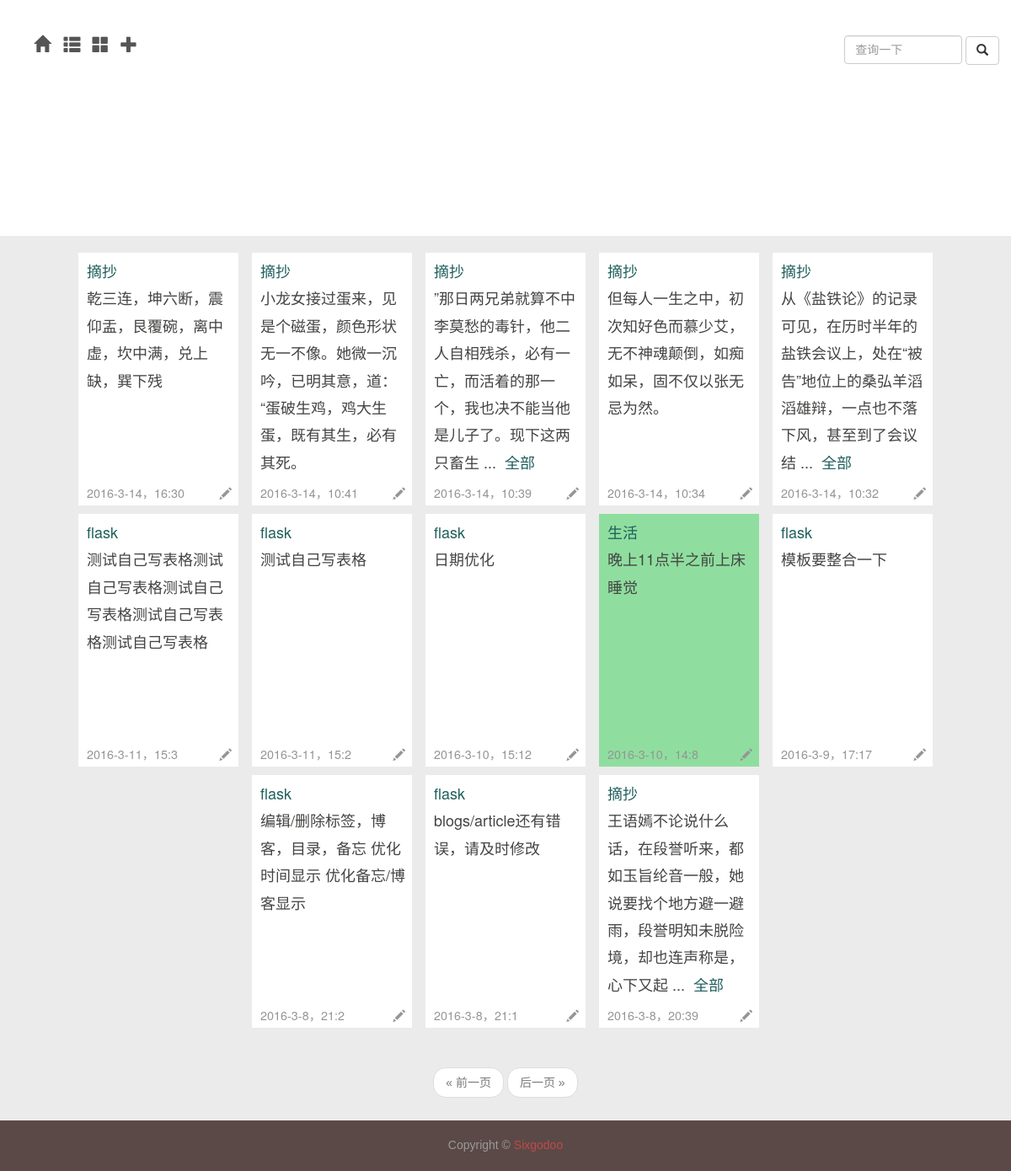
The page /daily on the database as committed earlier.
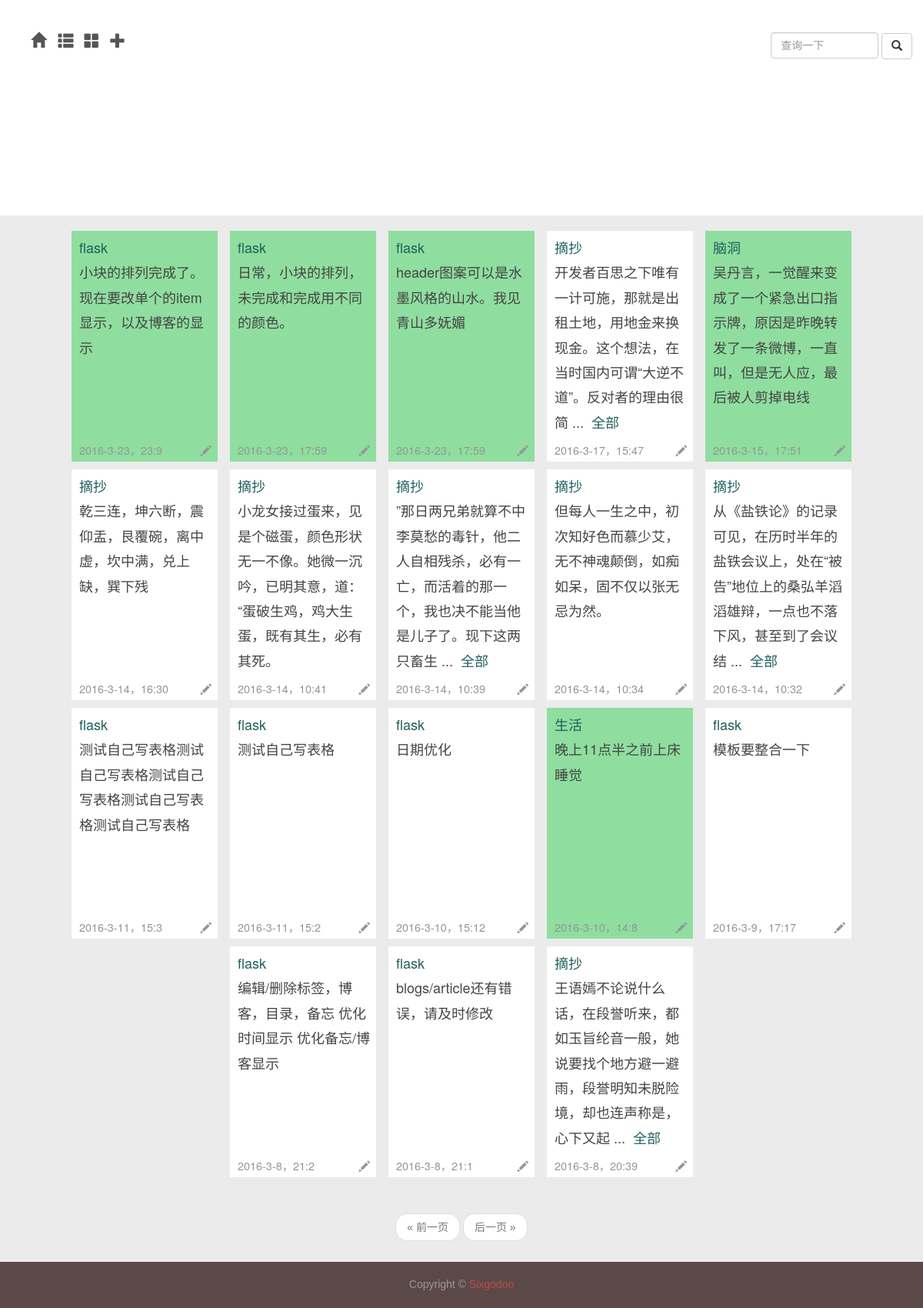
The same page on the database as committed later.
### app/models.py (models this page shows, shortened)
class Item(db.Model):
	__tablename__ = 'items'
	id = db.Column(db.Integer, primary_key = True)
	name = db.Column(db.String, index = True)
	tag_id = db.Column(db.Integer, db.ForeignKey('tags.id'))
	timestamp = db.Column(db.DateTime,index=True,default=datetime.now)
	flags = db.Column(db.SmallInteger)								   # 16 bits integer, now 0 means not abandoned 2016.03.04 12:59:26
	text = db.Column(db.Text)

class Tag(db.Model):
	__tablename__ = 'tags'
	id = db.Column(db.Integer, primary_key = True)
	name = db.Column(db.String, unique = True)
	items = db.relationship('Item', backref = 'tag')

### app/main/views.py (the view)
@main.route('/daily',methods=['GET','POST'])
def daily():
	form = QueryItemForm()
	if form.validate_on_submit():
		items = Item.query.filter_by(name=form.item_name.data).order_by(Item.timestamp.desc()).all()
		return render_template('daily.html',items=items,form=form)
	page = request.args.get('page',1,type=int)
	pagination = Item.query.order_by(Item.timestamp.desc()).paginate(page,per_page=current_app.config['FLASKY_POSTS_PER_PAGE'],error_out=False)
	items = pagination.items
	return render_template('daily.html',title=u"日常",items=items,form=form,pagination=pagination)

### app/main/forms.py
class QueryItemForm(Form):
	item_name = StringField('',\
		validators=[Required()])
	submit = SubmitField(u'查询')

### app/templates/daily.html (shortened to what this page needs)
{% extends "new_base.html" %}
{% import "bootstrap/wtf.html" as wtf %}
{%block nav_extent%}
<div class="nav-ul lg">
	<div class="dropdown">
	<a class="dropdown-toggle" data-toggle="dropdown" role="button" aria-haspopup="true" aria-expanded="true">
		<span class="glyphicon glyphicon-th-large" aria-hidden="true"></span>
	</a>
	</div>
</div>
<div class="nav-ul lg">
	<div class="dropdown">
	<a class="dropdown-toggle" data-toggle="dropdown" role="button" aria-haspopup="true" aria-expanded="false">
		<span class="glyphicon glyphicon-plus" aria-hidden="true"></span>
	</a>
</div>
</div>
{%endblock%}
{% block content %}
	<div class="main">
	{% if items %}
	{% for item in items %}
	<article {% if item.flags %}class="post post-ok"{% else %}class="post post-not"{%endif%}>
		<header class="post-text">
			<a href={{url_for('main.tag',tag_id=item.tag.id)}}>{{item.tag.name}}</a>
			<p>{{item.text[:57]}}
				{% if item.text[58] %}
				...&nbsp; <a href={{url_for('main.item',item_id=item.id)}}>全部</a>
				{% endif %}
			</p>
					<p class="post-time">
						{{item.timestamp.year}}-{{item.timestamp.month}}-{{item.timestamp.day}}，{{item.timestamp.hour}}:{{item.timestamp.minute}}
					</p>
					<div class="post-edit">
						<a href={{url_for('main.edit_item',item_id=item.id)}}>
							<span class="glyphicon glyphicon-pencil"></span>
						</a>
					</div>
				</header>
</article>
{% endfor %}
{% endif %}
</div>
<div class="container">
	<div class="nav-query">
		<form action="" method="post" name="item_query">
				{{form.item_name(class="form-control",placeholder="查询一下")}}
				<button class="btn btn-default" type="submit" style="inline-block">
					<span class="glyphicon glyphicon-search"></span>
				</button>
		</form>
	</div>
</div>
{% endblock %}
{% block page %}
{% if pagination %}
<div class="pagination my-pagination">
	<div class="container">
		{{macros.pagination_widget(pagination,'main.daily')}}
	</div>
</div>
{% endif %}
{% endblock %}

Rows that differ between the two databases and show on the page:
added Item: tag.name "flask", text "小块的排列完成了。现在要改单个的item显示，以及博客的显示", timestamp.year "2016", timestamp.month "3", timestamp.day "23", timestamp.hour "23", timestamp.minute "9", flags 0 (drawn)
added Item: tag.name "flask", text "日常，小块的排列，未完成和完成用不同的颜色。", timestamp.year "2016", timestamp.month "3", timestamp.day "23", timestamp.hour "17", timestamp.minute "59", flags 0 (drawn)
added Item: tag.name "flask", text "header图案可以是水墨风格的山水。我见青山多妩媚", timestamp.year "2016", timestamp.month "3", timestamp.day "23", timestamp.hour "17", timestamp.minute "59", flags 0 (drawn)
added Item: tag.name "摘抄", text "开发者百思之下唯有一计可施，那就是出租土地，用地金来换现金。这个想法，在当时国内可谓“大逆不道”。反对者的理由很简", timestamp.year "2016", timestamp.month "3", timestamp.day "17", timestamp.hour "15", timestamp.minute "47"
added Item: tag.name "脑洞", text "吴丹言，一觉醒来变成了一个紧急出口指示牌，原因是昨晚转发了一条微博，一直叫，但是无人应，最后被人剪掉电线", timestamp.year "2016", timestamp.month "3", timestamp.day "15", timestamp.hour "17", timestamp.minute "51", flags 0 (drawn)
